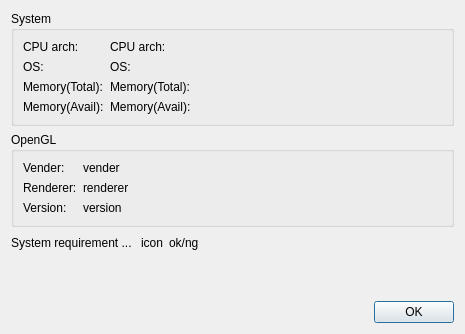
<?xml version="1.0" encoding="UTF-8"?>
<ui version="4.0">
 <class>SystemInfoDialog</class>
 <widget class="QDialog" name="SystemInfoDialog">
  <property name="geometry">
   <rect>
    <x>0</x>
    <y>0</y>
    <width>465</width>
    <height>334</height>
   </rect>
  </property>
  <property name="windowTitle">
   <string>SystemInfoDialog</string>
  </property>
  <layout class="QVBoxLayout" name="verticalLayout">
   <item>
    <widget class="QGroupBox" name="groupBox_3">
     <property name="title">
      <string>System</string>
     </property>
     <layout class="QFormLayout" name="formLayout_2">
      <item row="0" column="0">
       <widget class="QLabel" name="labelCPU_2">
        <property name="text">
         <string>CPU arch:</string>
        </property>
       </widget>
      </item>
      <item row="0" column="1">
       <widget class="QLabel" name="labelCPU">
        <property name="text">
         <string>CPU arch:</string>
        </property>
       </widget>
      </item>
      <item row="1" column="0">
       <widget class="QLabel" name="labelOS_2">
        <property name="text">
         <string>OS:</string>
        </property>
       </widget>
      </item>
      <item row="1" column="1">
       <widget class="QLabel" name="labelOS">
        <property name="text">
         <string>OS:</string>
        </property>
       </widget>
      </item>
      <item row="2" column="0">
       <widget class="QLabel" name="labelMemTotal_2">
        <property name="text">
         <string>Memory(Total):</string>
        </property>
       </widget>
      </item>
      <item row="2" column="1">
       <widget class="QLabel" name="labelMemTotal">
        <property name="text">
         <string>Memory(Total):</string>
        </property>
       </widget>
      </item>
      <item row="3" column="0">
       <widget class="QLabel" name="labelMemAvail_2">
        <property name="text">
         <string>Memory(Avail):</string>
        </property>
       </widget>
      </item>
      <item row="3" column="1">
       <widget class="QLabel" name="labelMemAvail">
        <property name="text">
         <string>Memory(Avail):</string>
        </property>
       </widget>
      </item>
     </layout>
    </widget>
   </item>
   <item>
    <widget class="QGroupBox" name="groupBox_2">
     <property name="title">
      <string>OpenGL</string>
     </property>
     <layout class="QFormLayout" name="formLayout">
      <item row="0" column="0">
       <widget class="QLabel" name="label">
        <property name="text">
         <string>Vender:</string>
        </property>
       </widget>
      </item>
      <item row="0" column="1">
       <widget class="QLabel" name="labelGLVender">
        <property name="text">
         <string>vender</string>
        </property>
       </widget>
      </item>
      <item row="1" column="0">
       <widget class="QLabel" name="label_2">
        <property name="text">
         <string>Renderer:</string>
        </property>
       </widget>
      </item>
      <item row="1" column="1">
       <widget class="QLabel" name="labelGLRenderer">
        <property name="text">
         <string>renderer</string>
        </property>
       </widget>
      </item>
      <item row="2" column="0">
       <widget class="QLabel" name="label_3">
        <property name="text">
         <string>Version:</string>
        </property>
       </widget>
      </item>
      <item row="2" column="1">
       <widget class="QLabel" name="labelGLVersion">
        <property name="text">
         <string>version</string>
        </property>
       </widget>
      </item>
     </layout>
    </widget>
   </item>
   <item>
    <layout class="QHBoxLayout" name="horizontalLayout">
     <item>
      <widget class="QLabel" name="labelRequirement">
       <property name="text">
        <string>System requirement ... </string>
       </property>
      </widget>
     </item>
     <item>
      <widget class="QLabel" name="labelRequirementIcon">
       <property name="text">
        <string>icon</string>
       </property>
      </widget>
     </item>
     <item>
      <widget class="QLabel" name="labelRequirementResult">
       <property name="text">
        <string>ok/ng</string>
       </property>
      </widget>
     </item>
     <item>
      <spacer name="horizontalSpacer">
       <property name="orientation">
        <enum>Qt::Horizontal</enum>
       </property>
       <property name="sizeHint" stdset="0">
        <size>
         <width>40</width>
         <height>20</height>
        </size>
       </property>
      </spacer>
     </item>
    </layout>
   </item>
   <item>
    <spacer name="verticalSpacer">
     <property name="orientation">
      <enum>Qt::Vertical</enum>
     </property>
     <property name="sizeHint" stdset="0">
      <size>
       <width>20</width>
       <height>186</height>
      </size>
     </property>
    </spacer>
   </item>
   <item>
    <widget class="QDialogButtonBox" name="buttonBox">
     <property name="orientation">
      <enum>Qt::Horizontal</enum>
     </property>
     <property name="standardButtons">
      <set>QDialogButtonBox::Ok</set>
     </property>
    </widget>
   </item>
  </layout>
 </widget>
 <resources/>
 <connections>
  <connection>
   <sender>buttonBox</sender>
   <signal>accepted()</signal>
   <receiver>SystemInfoDialog</receiver>
   <slot>accept()</slot>
   <hints>
    <hint type="sourcelabel">
     <x>248</x>
     <y>254</y>
    </hint>
    <hint type="destinationlabel">
     <x>157</x>
     <y>274</y>
    </hint>
   </hints>
  </connection>
  <connection>
   <sender>buttonBox</sender>
   <signal>rejected()</signal>
   <receiver>SystemInfoDialog</receiver>
   <slot>reject()</slot>
   <hints>
    <hint type="sourcelabel">
     <x>316</x>
     <y>260</y>
    </hint>
    <hint type="destinationlabel">
     <x>286</x>
     <y>274</y>
    </hint>
   </hints>
  </connection>
 </connections>
</ui>
